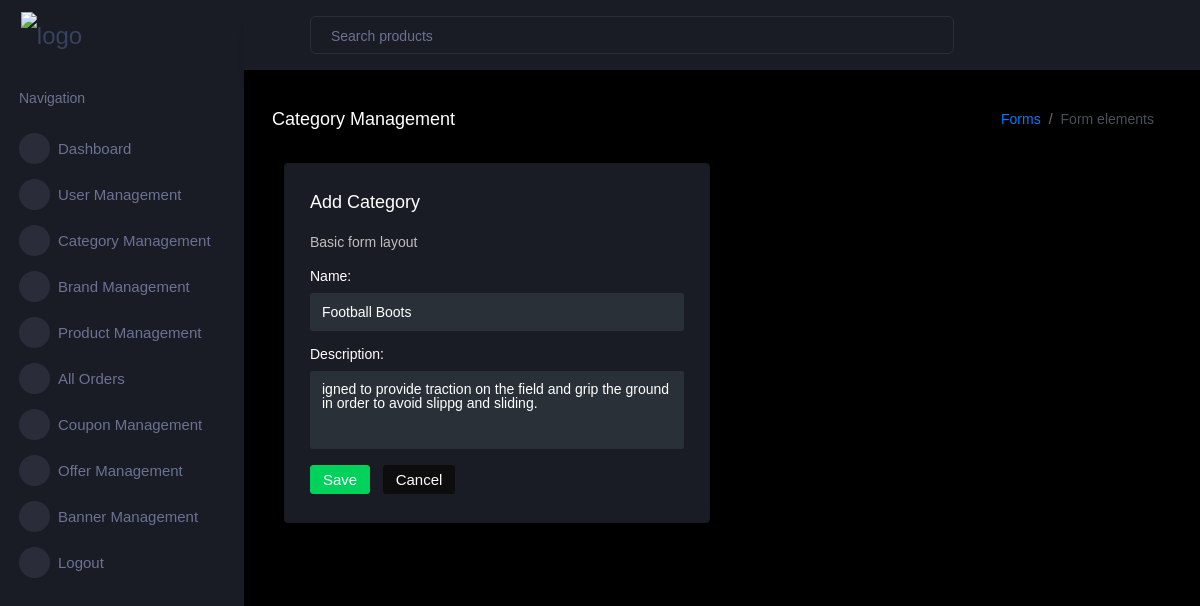
The page /admin_dash/edit_category/1/ (signed in) on the database its author committed.
### admin_dash/models.py (models this page shows, shortened)
class Category(models.Model) :
    name = models.CharField(max_length=150)
    description = models.TextField(max_length=250,default='Product description')
    offer = models.ForeignKey(Offer, on_delete=models.SET_NULL, blank=True, null=True)
    is_available = models.BooleanField(default=True)

### admin_dash/views.py (the view)
# urls.py: path('edit_category/<int:category_id>/', views.edit_category, name='edit_category'),
@login_required(login_url='admin_log_in')
def edit_category(request,category_id) :
    category = get_object_or_404(Category, id=category_id)
    form = CategoryForm(instance=category)
    return render(request, 'admin_dash/edit_category.html',{'form':form,'category': category})

### admin_dash/forms.py
class CategoryForm(forms.ModelForm) :
    class Meta:
        model = Category
        fields = ['name','description']
        widgets = {
        'name': forms.TextInput(attrs={'class': 'form-control', 'placeholder': 'Category name'}),
        'description': forms.Textarea(attrs={'class': 'form-control', 'rows': 4}),
        }

### cart/context_processors.py (called while the page is built)
def cart_count(request):
    cart_item_count = 0
    if request.user.is_authenticated:
        cart_item_count = Cart.objects.filter(user=request.user).count()
    return {'cart_item_count': cart_item_count}

def wishlist_count(request) :
    wishlist_item_count = 0
    if request.user.is_authenticated :
        wishlist_item_count = Wishlist.objects.filter(user=request.user).count()
    return {'wishlist_item_count': wishlist_item_count}

### templates/admin_dash/edit_category.html (shortened to what this page needs)
{% extends "admin_dash/dash.html" %}
{% load static%}
{% block content %}
<div class="main-panel">
    <div class="content-wrapper">
      <div class="page-header">
        <h3 class="page-title">Category Management</h3>
        <nav aria-label="breadcrumb">
          <ol class="breadcrumb">
            <li class="breadcrumb-item"><a href="#">Forms</a></li>
            <li class="breadcrumb-item active" aria-current="page">Form elements</li>
          </ol>
        </nav>
      </div>
        <div class="col-md-6 grid-margin stretch-card">
          <div class="card">
            <div class="card-body">
              <h4 class="card-title">Add Category</h4>
              <p class="card-description"> Basic form layout </p>
              <form class="forms-sample" action="{% url 'update_category' category.id %}"  method='POST'>
                {% if category %}
                <div class="form-group">
                  {{ form.name.label_tag }}
                  {{ form.name }}
              </div>
              <div class="form-group">
                  {{ form.description.label_tag }}
                  {{ form.description }}
              </div>
                <button type="submit" class="btn btn-success mr-2"> Save </button>
                <button class="btn btn-dark">Cancel</button>
                {% endif %}
              </form>
            </div>
          </div>
        </div>
    </div>
</div>
{% endblock content %}

### rows shown on the page
Category: name "Football Boots", description "igned to provide traction on the field and grip the ground in order to avoid slippg and sliding."
